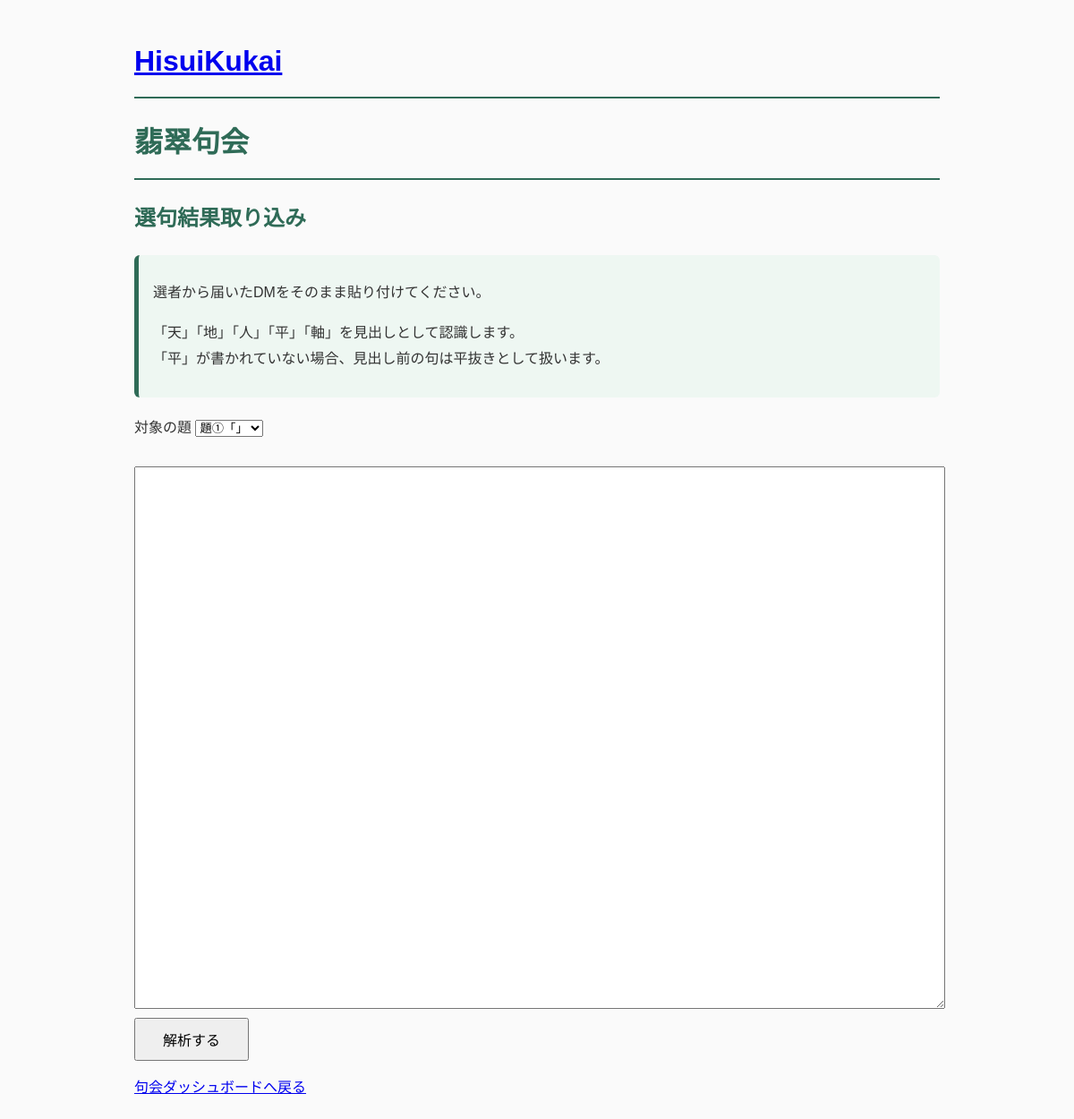
/contest/1/selection, run on an earlier commit of the app's database.
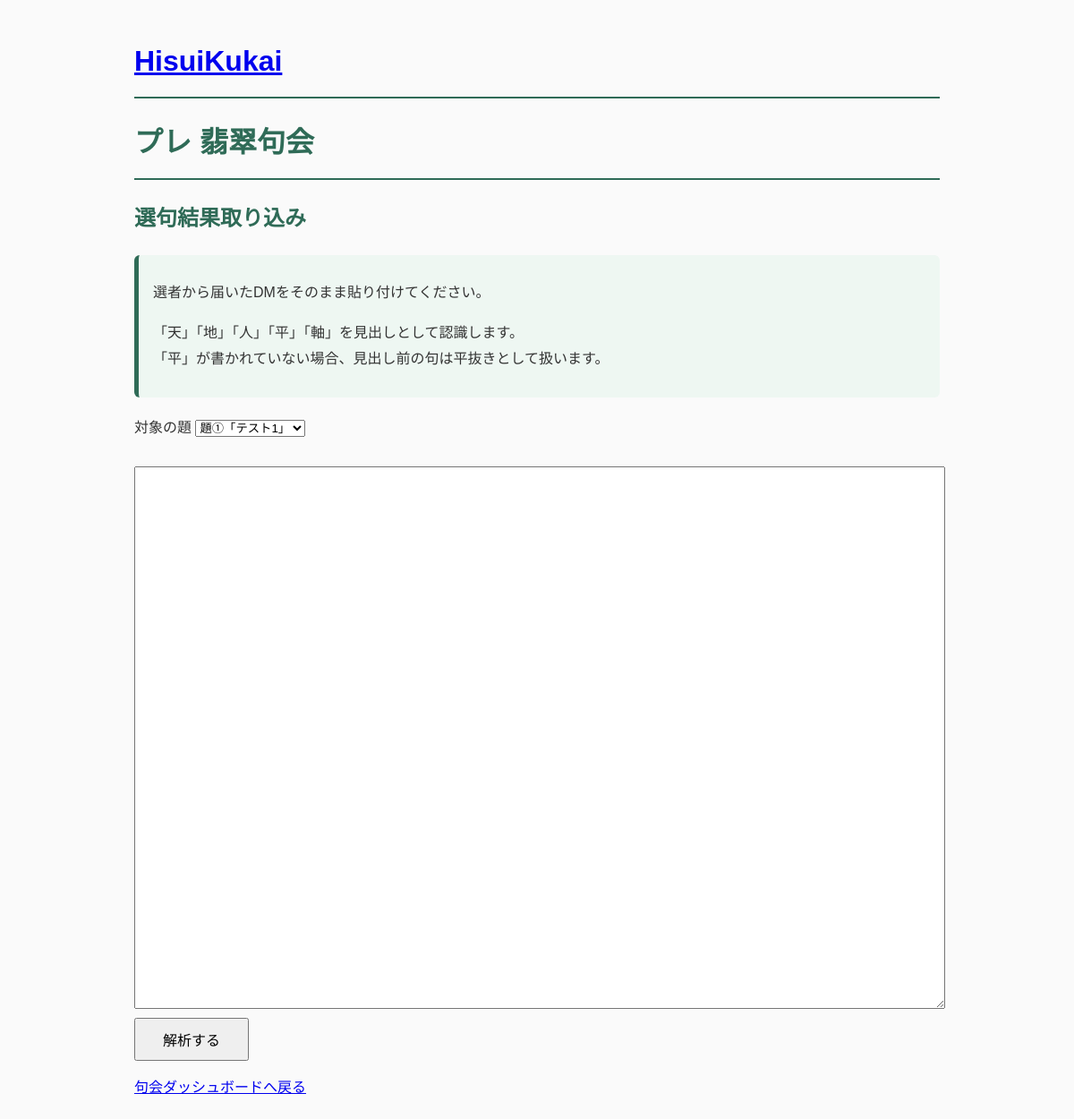
And on a later commit of the database.
### tables this page shows
CREATE TABLE contests (
    id INTEGER PRIMARY KEY AUTOINCREMENT,

    contest_no TEXT NOT NULL,

    theme1 TEXT NOT NULL,
    judge1 TEXT NOT NULL,

    theme2 TEXT NOT NULL,
    judge2 TEXT NOT NULL,

    free_judge TEXT NOT NULL,

    status TEXT NOT NULL DEFAULT 'created',
    deadline_at TEXT,

    created_at TIMESTAMP DEFAULT CURRENT_TIMESTAMP
);

### app.py (the view)
@app.route("/contest/<int:contest_id>/selection", methods=["GET", "POST"])
def selection(contest_id):
    selected_theme = "theme1"
    report_text = ""
    contest = get_contest(contest_id)
    matched = []
    unmatched = []
    raw_text = ""
    if request.method == "POST":
        raw_text = request.form["selection_text"]
        selected_theme = request.form["theme"]
        matched, unmatched = analyze_selection_text(contest_id, raw_text, selected_theme)
        report_text = create_selection_report_text(matched)
    return render_template(
        "selection.html",
        contest=contest,
        matched=matched,
        unmatched=unmatched,
        raw_text=raw_text,
        report_text=report_text,
        selected_theme=selected_theme,
    )

### database.py (called while the page is built)
def get_connection():
    conn = sqlite3.connect(DATABASE)
    conn.row_factory = sqlite3.Row
    return conn

### services/contest_service.py (called while the page is built)
def get_contest(contest_id):
    conn = get_connection()
    contest = conn.execute(
        """
        SELECT *
        FROM contests
        WHERE id = ?
        """,
        (contest_id,),
    ).fetchone()
    conn.close()
    return contest

### templates/selection.html (shortened to what this page needs)
{% extends "base.html" %}
{% block content %}
<h1>{{ contest["contest_no"] }} 翡翠句会</h1>
<h2>選句結果取り込み</h2>
<div class="note">
    <p>選者から届いたDMをそのまま貼り付けてください。</p>
    <p>
        「天」「地」「人」「平」「軸」を見出しとして認識します。<br>
        「平」が書かれていない場合、見出し前の句は平抜きとして扱います。
    </p>
</div>
<form method="post">
<label>対象の題</label>
<select name="theme">
    <option value="theme1" {% if selected_theme == "theme1" %}selected{% endif %}>
        題①「{{ contest["theme1"] }}」
    </option>
</select>
<br><br>
<textarea
    class="selection-textarea"
    name="selection_text"
    rows="30"
>{{ raw_text }}</textarea>
<br>
<input type="submit" value="解析する">
</form>
<p>
<a href="/contest/{{ contest['id'] }}">句会ダッシュボードへ戻る</a>
</p>
{% endblock %}

### templates/base.html (shortened to what this page needs)
<!DOCTYPE html>
<html lang="ja">
<header>
<h1>
<a href="/">
HisuiKukai
</a>
</h1>
</header>
<head>
    <link rel="stylesheet"
          href="{{ url_for('static', filename='style.css') }}">
</head>
<body>
{% block content %}
{% endblock %}
</body>
</html>

### static/style.css (style rules this page uses)
body { max-width: 900px; margin: 40px auto; padding: 0 30px; font-family: "Noto Sans JP", sans-serif; line-height: 1.8; color: #333; background: #fafafa; }
h1 { color: #2f6b57; border-bottom: 2px solid #2f6b57; padding-bottom: 10px; }
h2 { color: #2f6b57; }
textarea { width: 100%; height: 2.5em; resize: none; font-size: 16px; }
input[type="submit"] { padding:10px 30px; font-size:16px; cursor:pointer; }
.selection-textarea { width: 100%; min-height: 600px; resize: vertical; font-size: 16px; line-height: 1.8; }
.note { background: #eef7f2; border-left: 5px solid #2f6b57; padding: 12px 16px; border-radius: 6px; margin-bottom: 20px; }

What changed in the data, as far as the page shows it:
added contests: contest_no "プレ"
Also different on the page:
form field theme: "題①「」" → "題①「テスト1」"
